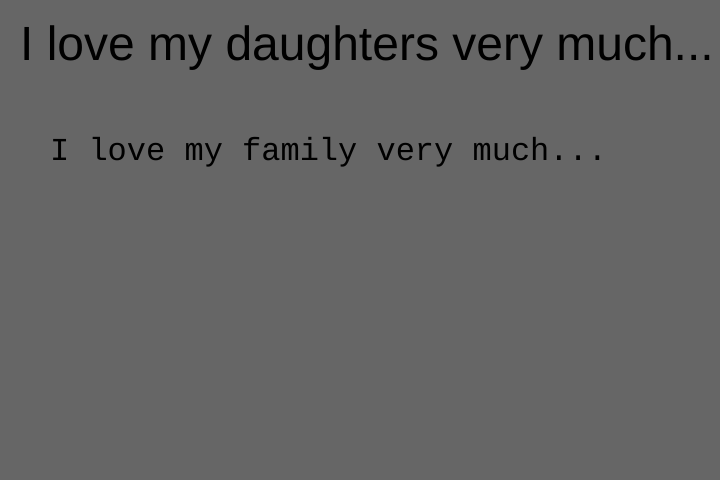
Frame 1 (no input)
Frame 60 (no input): identical to frame 1, image omitted
Frame 120 (the mouse pressed at the canvas centre since frame 60): identical to frame 1, image omitted

The p5.js sketch that drew this single still picture (run headless with seeded random() and noise() and a simulated clock; from frame 60 on, the mouse is pressed at the canvas centre):

// p5.js sketch
// ── sketch.js
function setup(){
  createCanvas(720, 480);
}

function draw(){
  background(102);
  textSize(48);
  textFont('Arial');
  text("I love my daughters very much...", 20, 60);
  textSize(32);
  textFont('Courier');
  text("I love my family very much...", 50, 160);
}
